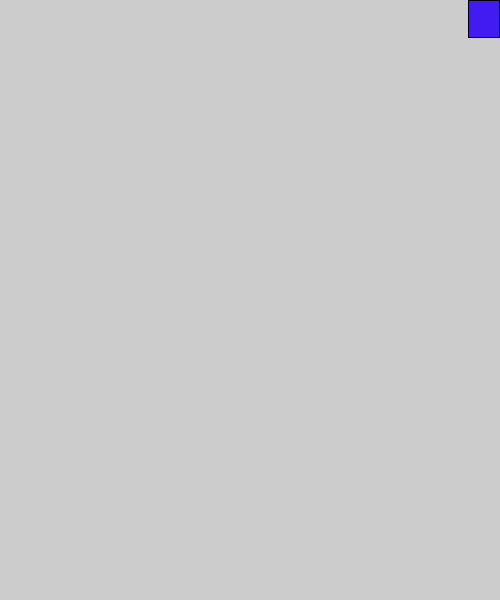
Frame 1 (no input)
Frame 60 (the mouse pressed at the canvas centre just before this capture): identical to frame 1, image omitted
Frame 120 (the mouse held since frame 60 and released just before this capture): identical to frame 1, image omitted

The Processing sketch that drew this single still picture (run headless with seeded random() and noise(); from frame 60 on, the mouse is pressed at the canvas centre):

// Processing sketch: sketch_181031a
// ── sketch_181031a.pde
//Global Variables: Decleration and assignment

void setup() {
  size(500, 600);
}

void draw() {
  quitButtonDraw ();
}

void mouseClicked() { 
  quitButtonMouseClicked();
}

// ── QuitButton.pde
color blue= #411BF2;
color red= #F21B34;
color regularButton= blue;
color hoverOverButton= red;

void quitButtonDraw () {
{ fill(regularButton);
  rect(width*15/16, height*0/16, width*1/16, height*1/16); 
} if(mouseX>width*15/16 && mouseX<width && mouseY>0 && mouseY<height*1/16)  {
    fill(hoverOverButton);
    rect(width*15/16, height*0/16, width*1/16, height*1/16); 
  } 
  println ("Mousex:", mouseX, "\tMouseY:", mouseY);
}

void quitButtonMouseClicked() {
  if (mouseX>width*15/16 && mouseX<width && mouseY>0 && mouseY<height*1/16) {
  exit();
  }
}
